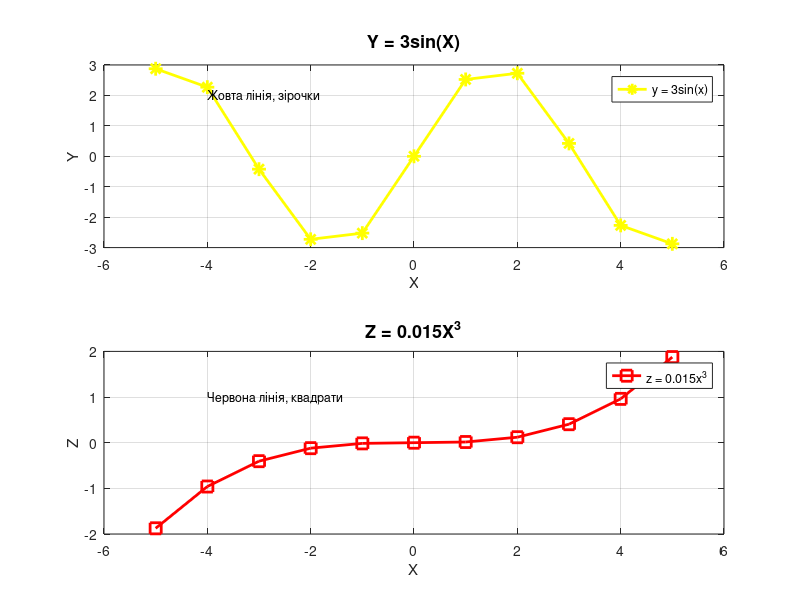

Here is the MATLAB script that generated this plot:
% Практична робота №3 - Варіант 12
% Завдання 2: Побудова графіків у різних підобластях одного вікна

% Очищення робочого простору
clear all;
close all;
clc;

% Ввід вектора значень аргументу X
X = -5:1:5;

% Обчислення векторів значень функцій Y та Z
Y = 3*sin(X);
Z = 0.015*X.^3;

% Створення нового графічного вікна
figure('Name', 'Завдання 2 - Графіки у різних підобластях', 'NumberTitle', 'off');

% Розкриємо побудоване вікно на два підвікна по вертикалі
% Вводимо графік функції Y із її параметрами
subplot(2, 1, 1);
plot(X, Y, 'y*-', 'LineWidth', 2, 'MarkerSize', 10);
title('Y = 3sin(X)', 'FontSize', 13);
xlabel('X', 'FontSize', 11);
ylabel('Y', 'FontSize', 11);
grid on;
legend('y = 3sin(x)', 'Location', 'best');
set(gca, 'FontSize', 10);
% Пояснювальний напис
text(-4, 2, 'Жовта лінія, зірочки', 'FontSize', 9);

% Розкриємо побудоване вікно на два підвікна по вертикалі
% Вводимо графік функції Z із її параметрами
subplot(2, 1, 2);
plot(X, Z, 'rs-', 'LineWidth', 2, 'MarkerSize', 8);
title('Z = 0.015X^3', 'FontSize', 13);
xlabel('X', 'FontSize', 11);
ylabel('Z', 'FontSize', 11);
grid on;
legend('z = 0.015x^3', 'Location', 'best');
set(gca, 'FontSize', 10);
% Пояснювальний напис
text(-4, 1, 'Червона лінія, квадрати', 'FontSize', 9);
